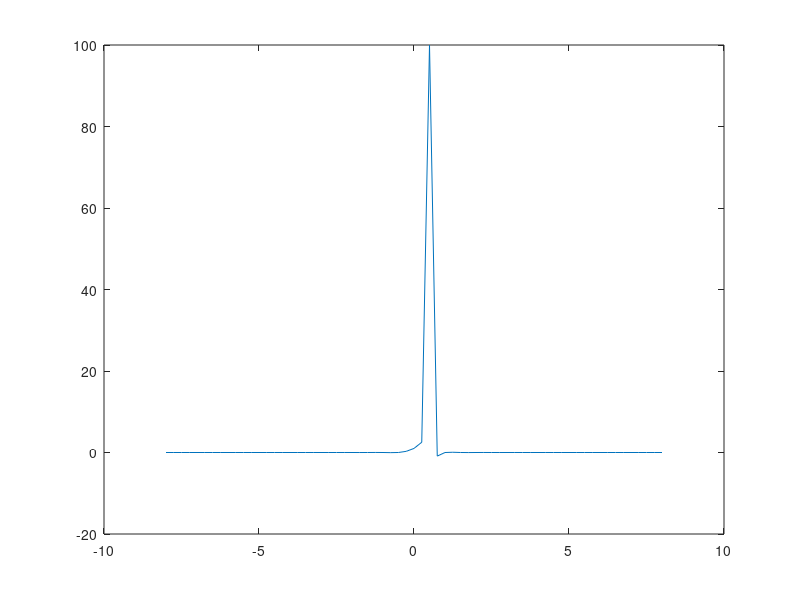
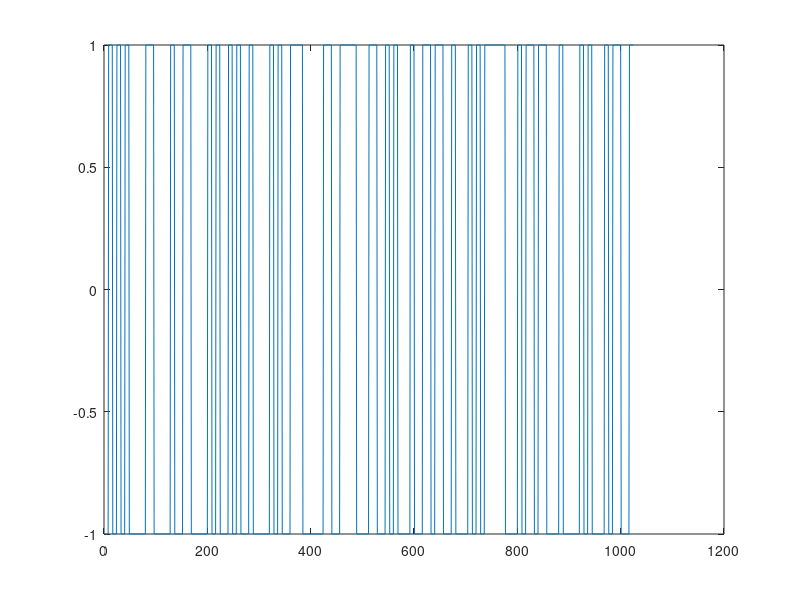
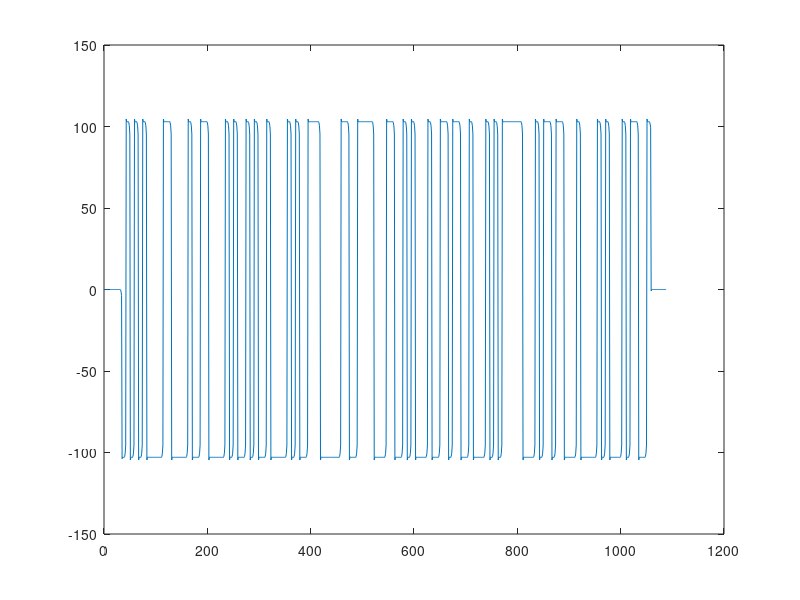

Recreate these plots in MATLAB, in order. (Note: this script raises an error after producing the figures.)

Fs = 4;
beta = 0.99;
samples = 65;
t = (-32:32)./Fs;
impulse = sinc(t);
cos_impulse = (sin(pi.*t).*cos(beta.*pi.*t))./((pi.*t).*(1-2.*beta.*t).^2);

cos_impulse_idx = find(isnan(cos_impulse));
cos_impulse(cos_impulse_idx) = 1;

x = randsrc(1, 128);
bpsk = kron(x, ones(1,8));

y_n = conv(bpsk, cos_impulse);
figure;
plot(t, cos_impulse);
figure;

plot(bpsk);

figure;
plot(y_n);

samples = size(y_n, 2);

fftX = abs(fftshfit(fft(y_n, samples)));
figure;